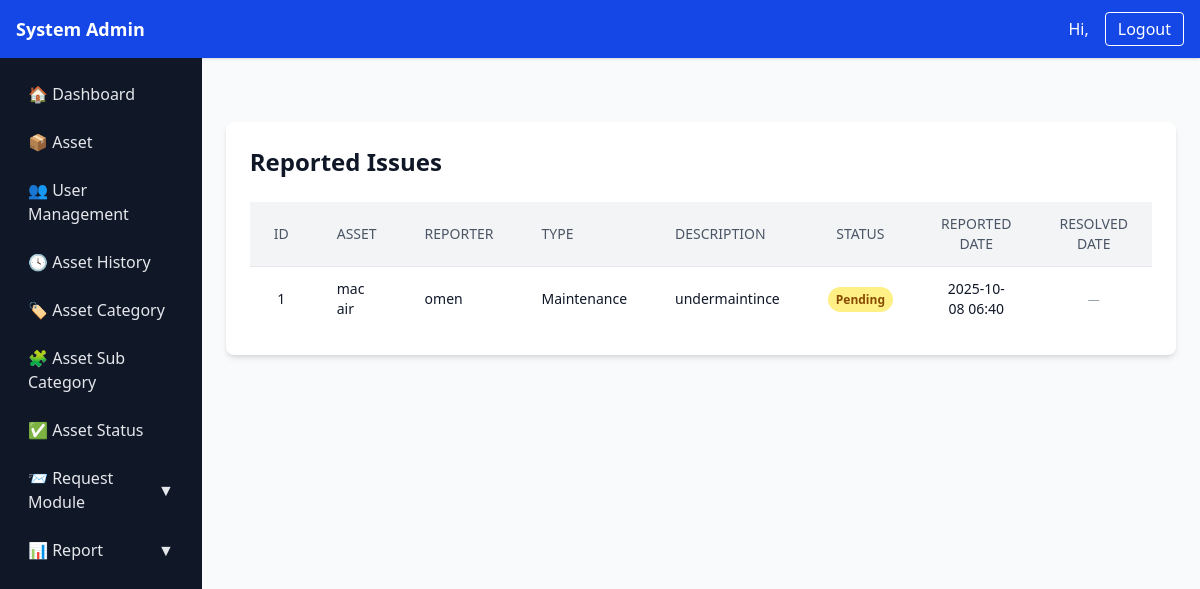
The page /asset/issues/ on the database its author committed.
### asset1/models.py (models this page shows, shortened)
class IssueReport(models.Model):
    TYPE_DAMAGE = "damage"
    TYPE_LOST = "lost"
    TYPE_MAINTENANCE = "maintenance"
    TYPE_OTHER = "other"
    TYPE_CHOICES = [
        (TYPE_DAMAGE, "Damage"),
        (TYPE_LOST, "Lost"),
        (TYPE_MAINTENANCE, "Maintenance"),
        (TYPE_OTHER, "Other"),
    ]
    asset = models.ForeignKey(Asset, on_delete=models.CASCADE, related_name="issues")
    reporter = models.ForeignKey(settings.AUTH_USER_MODEL, on_delete=models.SET_NULL, null=True)
    issue_type = models.CharField(max_length=32, choices=TYPE_CHOICES)
    description = models.TextField()
    resolved = models.BooleanField(default=False)
    created_at = models.DateTimeField(auto_now_add=True)
    resolved_at = models.DateTimeField(null=True, blank=True)

class Asset(models.Model):
    STATUS_AVAILABLE = "available"
    STATUS_ASSIGNED = "assigned"
    STATUS_MAINTENANCE = "maintenance"
    STATUS_LOST = "lost"
    STATUS_RETIRED = "retired"
    STATUS_CHOICES = [
        (STATUS_AVAILABLE, "Available"),
        (STATUS_ASSIGNED, "Assigned"),
        (STATUS_MAINTENANCE, "Maintenance"),
        (STATUS_LOST, "Lost"),
        (STATUS_RETIRED, "Retired"),
    ]
    uuid = models.UUIDField(default=uuid.uuid4, editable=False, unique=True)
    name = models.CharField(max_length=200)
    category = models.ForeignKey(Category, on_delete=models.PROTECT, related_name="assets")
    serial_number = models.CharField(max_length=200, blank=True, null=True, unique=True)
    description = models.TextField(blank=True)
    location = models.ForeignKey(Location, on_delete=models.SET_NULL, null=True, blank=True)
    status = models.CharField(max_length=32, choices=STATUS_CHOICES, default=STATUS_AVAILABLE)
    assigned_to = models.ForeignKey(settings.AUTH_USER_MODEL, null=True, blank=True,
                                    on_delete=models.SET_NULL, related_name="assigned_assets")
    acquired_date = models.DateField(null=True, blank=True)
    purchase_price = models.DecimalField(max_digits=12, decimal_places=2, null=True, blank=True)
    is_active = models.BooleanField(default=True)
    created_at = models.DateTimeField(auto_now_add=True)
    updated_at = models.DateTimeField(auto_now=True)

### asset1/views.py (the view)
# urls.py: path('asset/issues/', views.asset_issue_list, name='asset_issue_list'),
def asset_issue_list(request):
    issues = IssueReport.objects.select_related("asset", "reporter").all().order_by('-created_at')
    return render(request, "asset1/issue_list.html", {"issues": issues,})

### asset1/templates/asset1/issue_list.html
{% extends "asset1/sidebar.html" %}
{% block page_content %}
<div class="max-w-6xl mx-auto mt-10 p-6 bg-white rounded-lg shadow-md">
    <h2 class="text-2xl font-bold mb-6">Reported Issues</h2>
    {% if issues %}
    <div class="overflow-x-auto">
        <table class="min-w-full divide-y divide-gray-200 rounded-lg shadow-sm">
            <thead class="bg-gray-100">
                <tr>
                    <th class="px-6 py-3 text-center text-sm font-medium text-gray-600 uppercase">ID</th>
                    <th class="px-6 py-3 text-left text-sm font-medium text-gray-600 uppercase">Asset</th>
                    <th class="px-6 py-3 text-left text-sm font-medium text-gray-600 uppercase">Reporter</th>
                    <th class="px-6 py-3 text-left text-sm font-medium text-gray-600 uppercase">Type</th>
                    <th class="px-6 py-3 text-left text-sm font-medium text-gray-600 uppercase">Description</th>
                    <th class="px-6 py-3 text-center text-sm font-medium text-gray-600 uppercase">Status</th>
                    <th class="px-6 py-3 text-center text-sm font-medium text-gray-600 uppercase">Reported Date</th>
                    <th class="px-6 py-3 text-center text-sm font-medium text-gray-600 uppercase">Resolved Date</th>
                </tr>
            </thead>
            <tbody class="bg-white divide-y divide-gray-200">
                {% for issue in issues %}
                <tr class="hover:bg-gray-50">
                    <td class="px-6 py-3 text-center text-sm">{{ issue.id }}</td>
                    <td class="px-6 py-3 text-sm">{{ issue.asset.name }}</td>
                    <td class="px-6 py-3 text-sm">{{ issue.reporter.username }}</td>
                    <td class="px-6 py-3 text-sm">{{ issue.get_issue_type_display }}</td>
                    <td class="px-6 py-3 text-sm">{{ issue.description }}</td>
                    <td class="px-6 py-3 text-center text-sm">
                        {% if issue.resolved %}
                            <span class="px-2 py-1 bg-green-200 text-green-800 rounded-full text-xs font-semibold">Resolved</span>
                        {% else %}
                            <span class="px-2 py-1 bg-yellow-200 text-yellow-800 rounded-full text-xs font-semibold">Pending</span>
                        {% endif %}
                    </td>
                    <td class="px-6 py-3 text-center text-sm">{{ issue.created_at|date:"Y-m-d H:i" }}</td>
                    <td class="px-6 py-3 text-center text-sm">
                        {% if issue.resolved_at %}
                            {{ issue.resolved_at|date:"Y-m-d H:i" }}
                        {% else %}
                            <span class="text-gray-400 text-xs">—</span>
                        {% endif %}
                    </td>
                </tr>
                {% endfor %}
            </tbody>
        </table>
    </div>
    {% else %}
    <p class="text-gray-500 text-center mt-4">No issues reported.</p>
    {% endif %}
</div>
{% endblock %}

### rows shown on the page
IssueReport: id "1", asset.name "mac air", reporter.username "omen", issue_type "Maintenance", description "undermaintince", resolved "Pending", created_at "2025-10-08 06:40"
